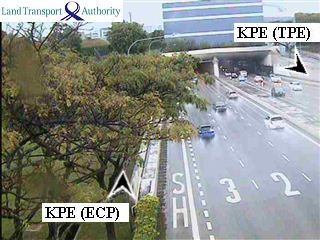
#> input picture dataset/2022-02-11 16-51-32.jpg, 320 x 240 px, given in place of 2022-02-11 12-20-03.jpg, which was not available
$ jupyter execute --allow-errors traffic_forecast.ipynb   (shell and % lines are left out)   (text cells are left out)
#> lines starting #> are read from the running program, lines starting #| are printed output that depends on the picture; after the words box and inside, x2 and y2 are one past the last pixel; in counts of white or black regions, pixels touching at a corner belong together; pictures that were not available may be replaced by others from this repository, and a replacement may not be noted
[cell 1]
import requests
import datetime
import pandas as pd
from IPython.display import display, Image
import json
import os.path
from threading import Timer
import time
import requests
from sklearn import metrics

[cell 2]
# Do no run this cell unless u want the latest image data

# Specified Location
lat = 1.357098686
long = 103.902042

# API URL
image_url = "https://api.data.gov.sg/v1/transport/traffic-images"

today = datetime.datetime.today()
total_minutes_in_days = 14*24*60
dateRange = [today - datetime.timedelta(minutes=i) for i in range(total_minutes_in_days)]

print("Searching:")
#> (the rest of this cell did not finish here and is left out)

[cell 3]
# Detect vehicles in image
from PIL import Image
import cv2
import numpy as np
import requests

# Read Image
image = Image.open("./dataset/2022-02-11 12-20-03.jpg")
#> image is the input picture: PIL image 320x240 RGB; mean R, G, B 139.7, 143.1, 138.3
image_arr = np.array(image)

# Convert Image to Grayscale
grey = cv2.cvtColor(image_arr,cv2.COLOR_BGR2GRAY)
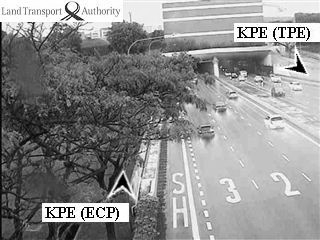
#> grey: shape (240, 320); min 0, max 255, mean 141.2
Image.fromarray(grey)

# Apply gaussian blur (to remove noise)
blur = cv2.GaussianBlur(grey,(3,3),0)
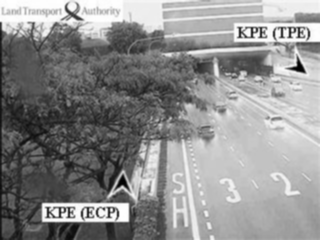
#> blur: shape (240, 320); min 1, max 255, mean 141.3
Image.fromarray(blur)

# Apply morpholohical techniques - dilate
dilated = cv2.dilate(blur,np.ones((3,3)))
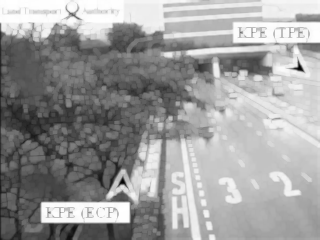
#> dilated: shape (240, 320); min 3, max 255, mean 155.6
Image.fromarray(dilated)

# Apply morpholohical transformation with a kernel
kernel = cv2.getStructuringElement(cv2.MORPH_ELLIPSE, (2, 2))
closing = cv2.morphologyEx(dilated, cv2.MORPH_CLOSE, kernel)
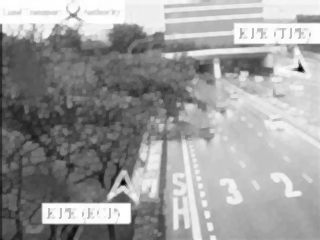
#> closing: shape (240, 320); min 5, max 255, mean 156.2
Image.fromarray(closing)

# Using car cascade to detect vehicle
car_cascade_src = 'haarcascade_car.xml'
car_cascade = cv2.CascadeClassifier(car_cascade_src)
cars = car_cascade.detectMultiScale(closing, 1.1, 1)
#> cars = [[124, 36, 24, 24], [284, 54, 26, 26], [95, 172, 48, 48]]
cars

cnt = 0
for (x,y,w,h) in cars:
    cv2.rectangle(image_arr,(x,y),(x+w,y+h),(255,0,0),2)
    cnt += 1
#> this loop made 3 passes
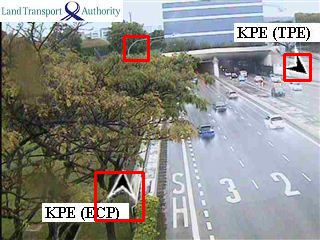
#> image_arr: shape (240, 320, 3); 1.52% of pixels changed, all inside (x1, y1, x2, y2) = (94, 35, 312, 222)
#> after the loop, cnt = 3
print(cnt, " cars found")
#| 3  cars found
Image.fromarray(image_arr)

# We see that the detection of vehicles is bad. As such, we'll need a better vehicle detection model.

$ run again, on dataset/2022-02-12 06-49-23.jpg
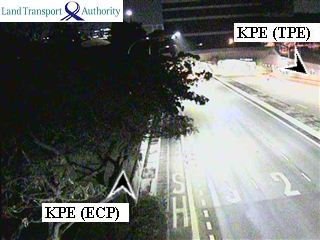
#> input picture dataset/2022-02-12 06-49-23.jpg, 320 x 240 px, given in place of 2022-02-11 12-20-03.jpg, which was not available
#> image is the input picture: PIL image 320x240 RGB; mean R, G, B 109.3, 112.3, 108.6
#> `closing = cv2.morphologyEx(dilated, cv2.MORPH_CLOSE, kernel)`:
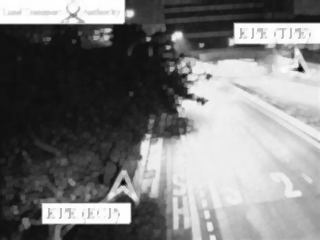
#> closing: shape (240, 320); min 7, max 255, mean 122.7
#> cars = [[109, 182, 27, 27], [16, 128, 43, 43]]
#> the loop `for (x,y,w,h) in cars:` made 2 passes
#> (x, y, w, h, cnt) on passes 1 to 2: (109, 182, 27, 27, 1), (16, 128, 43, 43, 2)
#> after the loop `for (x,y,w,h) in cars:`:
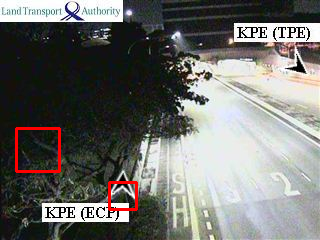
#> image_arr: shape (240, 320, 3); 1.08% of pixels changed, all inside (x1, y1, x2, y2) = (15, 127, 138, 211)
#> after the loop `for (x,y,w,h) in cars:`: cnt = 2
#| 2  cars found

$ run again, on dataset/2022-02-12 10-10-49.jpg
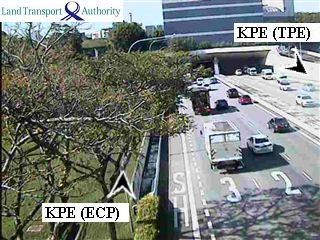
#> input picture dataset/2022-02-12 10-10-49.jpg, 320 x 240 px, given in place of 2022-02-11 12-20-03.jpg, which was not available
#> image is the input picture: PIL image 320x240 RGB; mean R, G, B 122.3, 127.6, 123.9
#> `closing = cv2.morphologyEx(dilated, cv2.MORPH_CLOSE, kernel)`:
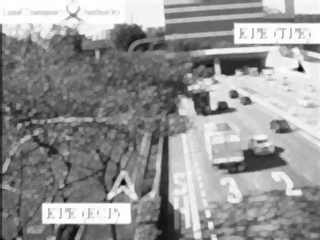
#> closing: shape (240, 320); min 6, max 255, mean 148.5
#> cars = [[5, 0, 21, 21], [212, 113, 26, 26], [270, 115, 26, 26], [280, 49, 30, 30]]
#> the loop `for (x,y,w,h) in cars:` made 4 passes
#> after the loop `for (x,y,w,h) in cars:`:
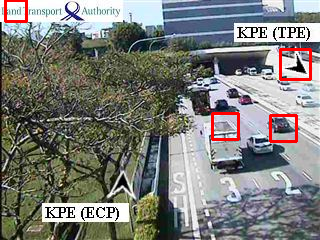
#> image_arr: shape (240, 320, 3); 1.56% of pixels changed, all inside (x1, y1, x2, y2) = (4, 0, 312, 143)
#> after the loop `for (x,y,w,h) in cars:`: cnt = 4
#| 4  cars found

$ run again, on dataset/2022-02-12 16-05-01.jpg
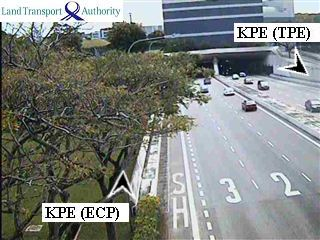
#> input picture dataset/2022-02-12 16-05-01.jpg, 320 x 240 px, given in place of 2022-02-11 12-20-03.jpg, which was not available
#> image is the input picture: PIL image 320x240 RGB; mean R, G, B 127.7, 131.8, 128.9
#> `closing = cv2.morphologyEx(dilated, cv2.MORPH_CLOSE, kernel)`:
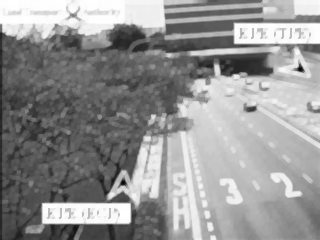
#> closing: shape (240, 320); min 5, max 255, mean 147.4
#> cars = [[104, 178, 35, 35], [231, 88, 34, 34]]
#> the loop `for (x,y,w,h) in cars:` made 2 passes
#> (x, y, w, h, cnt) on passes 1 to 2: (104, 178, 35, 35, 1), (231, 88, 34, 34, 2)
#> after the loop `for (x,y,w,h) in cars:`:
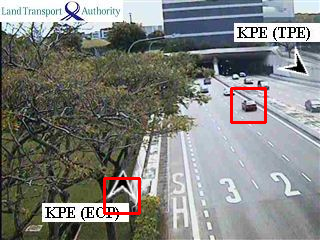
#> image_arr: shape (240, 320, 3); 1.07% of pixels changed, all inside (x1, y1, x2, y2) = (103, 87, 267, 215)
#> after the loop `for (x,y,w,h) in cars:`: cnt = 2
#| 2  cars found
